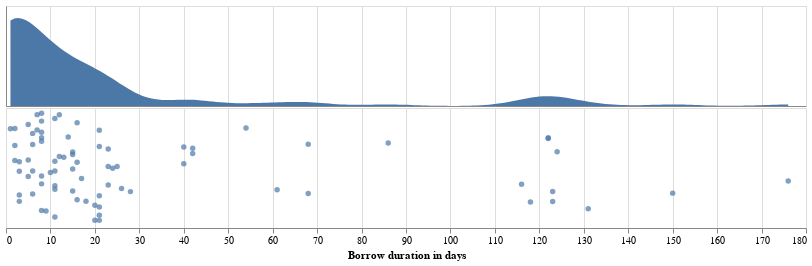

The notebook cell saved with this chart:
### Code cell
# use vertical concat to combine the two plots together
raincloud_plot = alt.vconcat(duration_density, stripplot).properties(
    # title='Distribution of borrow duration for Ernest Hemingway'
  ).configure_concat(
    spacing=0
)
raincloud_plot

### Figure 1 — Vega-Lite specification as saved in the notebook (floating-point values rounded to 4 significant figures)
{"config": {"view": {"continuousWidth": 400, "continuousHeight": 300}, "concat": {"spacing": 0}}, "vconcat": [{"mark": {"type": "area", "orient": "vertical"}, "encoding": {"x": {"axis": {"labels": false, "ticks": false}, "field": "borrow_duration", "title": null, "type": "quantitative"}, "y": {"axis": {"grid": false, "labels": false, "ticks": false, "values": [0]}, "field": "density", "title": null, "type": "quantitative"}}, "height": 100, "transform": [{"density": "borrow_duration_days", "as": ["borrow_duration", "density"]}], "width": 800}, {"mark": {"type": "circle", "size": 30}, "encoding": {"tooltip": [{"field": "item", "type": "nominal"}, {"field": "dates", "type": "nominal"}, {"field": "days out", "type": "quantitative"}], "x": {"axis": {"labels": true}, "field": "borrow_duration_days", "title": "Borrow duration in days", "type": "quantitative"}, "y": {"axis": null, "field": "jitter", "title": null, "type": "quantitative"}}, "height": 120, "transform": [{"calculate": "(random() / 200) - 0.0052", "as": "jitter"}], "width": 800}], "data": {"name": "data-62452f5e0ab8250c73feb42980b8d7b0"}, "$schema": "https://vega.github.io/schema/vega-lite/v4.17.0.json", "datasets": {"data-62452f5e0ab8250c73feb42980b8d7b0": [{"start_date": "1927-11", "end_date": "1927-12-07", "item_title": "The Bridge of San Luis Rey", "item_authors": "Wilder, Thornton", "item_year": 1927.0, "borrow_duration_days": null, "item": "The Bridge of San Luis Rey by Thornton Wilder (1927)", "dates": "1927-11 to 1927-12-07", "days out": "-"}, {"start_date": "1938-11", "end_date": null, "item_title": "The Education of Hyman Kaplan", "item_authors": "Rosten, Leo", "item_year": 1937.0, "borrow_duration_days": null, "item": "The Education of Hyman Kaplan by Leo Rosten (1937)", "dates": "1938-11 to -", "days out": "-"}, {"start_date": "1938-12", "end_date": null, "item_title": "New Masses", "item_authors": null, "item_year": null, "borrow_duration_days": null, "item": "New Masses", "dates": "1938-12 to -", "days out": "-"}, {"start_date": "1925-10-08", "end_date": null, "item_title": "Mammonart: An Essay in Economic Interpretation", "item_authors": "Sinclair, Upton", "item_year": 1925.0, "borrow_duration_days": null, "item": "Mammonart: An Essay in Economic Interpretation by Upton Sinclair (1925)", "dates": "1925-10-08 to -", "days out": "-"}, {"start_date": "1925-10-12", "end_date": "1925-10-27", "item_title": "Sentimental Education", "item_authors": "Flaubert, Gustave", "item_year": 1869.0, "borrow_duration_days": 15.0, "item": "Sentimental Education by Gustave Flaubert (1869)", "dates": "1925-10-12 to 1925-10-27", "days out": 15}, {"start_date": "1925-10-14", "end_date": "1925-10-22", "item_title": "Sailing Alone Around the World", "item_authors": "Slocum, Joshua", "item_year": 1900.0, "borrow_duration_days": 8.0, "item": "Sailing Alone Around the World by Joshua Slocum (1900)", "dates": "1925-10-14 to 1925-10-22", "days out": 8}, {"start_date": "1925-10-14", "end_date": "1925-10-22", "item_title": "The Sea and the Jungle", "item_authors": "Tomlinson, H. M.", "item_year": 1912.0, "borrow_duration_days": 8.0, "item": "The Sea and the Jungle by H. M. Tomlinson (1912)", "dates": "1925-10-14 to 1925-10-22", "days out": 8}, {"start_date": "1925-10-22", "end_date": "1925-11-16", "item_title": "A Sportsman's Sketches", "item_authors": "Turgenev, Ivan", "item_year": 1895.0, "borrow_duration_days": 25.0, "item": "A Sportsman's Sketches by Ivan Turgenev (1895)", "dates": "1925-10-22 to 1925-11-16", "days out": 25}, {"start_date": "1925-10-22", "end_date": "1925-10-27", "item_title": "A Lear of the Steppes and Other Stories", "item_authors": "Turgenev, Ivan", "item_year": 1898.0, "borrow_duration_days": 5.0, "item": "A Lear of the Steppes and Other Stories by Ivan Turgenev (1898)", "dates": "1925-10-22 to 1925-10-27", "days out": 5}, {"start_date": "1925-10-27", "end_date": "1925-11-16", "item_title": "The Torrents of Spring", "item_authors": "Turgenev, Ivan", "item_year": 1872.0, "borrow_duration_days": 20.0, "item": "The Torrents of Spring by Ivan Turgenev (1872)", "dates": "1925-10-27 to 1925-11-16", "days out": 20}, {"start_date": "1925-11-09", "end_date": "1925-11-24", "item_title": "The Bread of Deceit", "item_authors": "Lowndes, Marie Belloc", "item_year": 1925.0, "borrow_duration_days": 15.0, "item": "The Bread of Deceit by Marie Belloc Lowndes (1925)", "dates": "1925-11-09 to 1925-11-24", "days out": 15}, {"start_date": "1925-11-16", "end_date": "1925-11-24", "item_title": "The Travel Diary of a Philosopher", "item_authors": "Keyserling, Hermann von", "item_year": 1919.0, "borrow_duration_days": 8.0, "item": "The Travel Diary of a Philosopher by Hermann von Keyserling (1919)", "dates": "1925-11-16 to 1925-11-24", "days out": 8}, {"start_date": "1925-11-23", "end_date": "1925-12-10", "item_title": "A Parody Outline of History", "item_authors": "Stewart, Donald Ogden", "item_year": 1921.0, "borrow_duration_days": 17.0, "item": "A Parody Outline of History by Donald Ogden Stewart (1921)", "dates": "1925-11-23 to 1925-12-10", "days out": 17}, {"start_date": "1925-11-24", "end_date": "1925-12-01", "item_title": "More Tales of the Uneasy", "item_authors": "Hunt, Violet", "item_year": 1925.0, "borrow_duration_days": 7.0, "item": "More Tales of the Uneasy by Violet Hunt (1925)", "dates": "1925-11-24 to 1925-12-01", "days out": 7}, {"start_date": "1925-11-28", "end_date": "1925-12-01", "item_title": "The Terrible Hobby of Sir Joseph Londe", "item_authors": "Oppenheim, E. Phillips", "item_year": 1924.0, "borrow_duration_days": 3.0, "item": "The Terrible Hobby of Sir Joseph Londe by E. Phillips Oppenheim (1924)", "dates": "1925-11-28 to 1925-12-01", "days out": 3}, {"start_date": "1925-12-01", "end_date": "1925-12-10", "item_title": "The Charterhouse of Parma", "item_authors": "Stendhal", "item_year": 1839.0, "borrow_duration_days": 9.0, "item": "The Charterhouse of Parma by Stendhal (1839)", "dates": "1925-12-01 to 1925-12-10", "days out": 9}, {"start_date": "1925-12-10", "end_date": "1926-04-13", "item_title": "Children of the Age", "item_authors": "Hamsun, Knut", "item_year": 1924.0, "borrow_duration_days": 124.0, "item": "Children of the Age by Knut Hamsun (1924)", "dates": "1925-12-10 to 1926-04-13", "days out": 124}, {"start_date": "1925-12-10", "end_date": "1926-01-19", "item_title": "Fathers and Children", "item_authors": "Turgenev, Ivan", "item_year": 1895.0, "borrow_duration_days": 40.0, "item": "Fathers and Children by Ivan Turgenev (1895)", "dates": "1925-12-10 to 1926-01-19", "days out": 40}, {"start_date": "1925-12-10", "end_date": "1926-02-02", "item_title": "A House of Gentlefolk: A Novel", "item_authors": "Turgenev, Ivan", "item_year": 1894.0, "borrow_duration_days": 54.0, "item": "A House of Gentlefolk: A Novel by Ivan Turgenev (1894)", "dates": "1925-12-10 to 1926-02-02", "days out": 54}, {"start_date": "1925-12-10", "end_date": "1926-01-19", "item_title": "Buddenbrooks", "item_authors": "Mann, Thomas", "item_year": 1924.0, "borrow_duration_days": 40.0, "item": "Buddenbrooks by Thomas Mann (1924)", "dates": "1925-12-10 to 1926-01-19", "days out": 40}, {"start_date": "1926-01-28", "end_date": "1926-02-02", "item_title": "The Doctor Looks at Literature: Psychological Studies of Life and Letters", "item_authors": "Collins, Joseph", "item_year": 1923.0, "borrow_duration_days": 5.0, "item": "The Doctor Looks at Literature: Psychological Studies of Life and Letters by Joseph Collins (1923)", "dates": "1926-01-28 to 1926-02-02", "days out": 5}, {"start_date": "1926-01-30", "end_date": "1926-01-30", "item_title": "Bull Fighting", "item_authors": null, "item_year": null, "borrow_duration_days": null, "item": "Bull Fighting", "dates": "1926-01-30 to 1926-01-30", "days out": "-"}, {"start_date": "1926-03-29", "end_date": "1926-05-10", "item_title": "The Best Short Stories of 1925: And the Yearbook of the American Short Story", "item_authors": null, "item_year": 1926.0, "borrow_duration_days": 42.0, "item": "The Best Short Stories of 1925: And the Yearbook of the American Short Story (1926)", "dates": "1926-03-29 to 1926-05-10", "days out": 42}, {"start_date": "1926-04-01", "end_date": "1926-04-13", "item_title": "The Flurried Years", "item_authors": "Hunt, Violet", "item_year": 1926.0, "borrow_duration_days": 12.0, "item": "The Flurried Years by Violet Hunt (1926)", "dates": "1926-04-01 to 1926-04-13", "days out": 12}, {"start_date": "1926-04-11", "end_date": "1926-04-24", "item_title": "Along the Road: Notes and Essays of a Tourist", "item_authors": "Huxley, Aldous", "item_year": 1925.0, "borrow_duration_days": 13.0, "item": "Along the Road: Notes and Essays of a Tourist by Aldous Huxley (1925)", "dates": "1926-04-11 to 1926-04-24", "days out": 13}, {"start_date": "1926-04-13", "end_date": "1926-04-24", "item_title": "Strait Is the Gate", "item_authors": "Gide, André", "item_year": 1924.0, "borrow_duration_days": 11.0, "item": "Strait Is the Gate by André Gide (1924)", "dates": "1926-04-13 to 1926-04-24", "days out": 11}, {"start_date": "1926-04-17", "end_date": "1926-04-24", "item_title": "Selected Poems of Carl Sandburg", "item_authors": "Sandburg, Carl", "item_year": 1926.0, "borrow_duration_days": 7.0, "item": "Selected Poems of Carl Sandburg by Carl Sandburg (1926)", "dates": "1926-04-17 to 1926-04-24", "days out": 7}, {"start_date": "1926-04-21", "end_date": null, "item_title": "The Crime at Vanderlynden's", "item_authors": "Mottram, R. H.", "item_year": 1926.0, "borrow_duration_days": null, "item": "The Crime at Vanderlynden's by R. H. Mottram (1926)", "dates": "1926-04-21 to -", "days out": "-"}, {"start_date": "1926-04-26", "end_date": null, "item_title": "Early Poems and Stories", "item_authors": "Yeats, William Butler", "item_year": 1925.0, "borrow_duration_days": null, "item": "Early Poems and Stories by William Butler Yeats (1925)", "dates": "1926-04-26 to -", "days out": "-"}, {"start_date": "1926-04-29", "end_date": null, "item_title": "An Outcast of the Islands", "item_authors": "Conrad, Joseph", "item_year": 1896.0, "borrow_duration_days": null, "item": "An Outcast of the Islands by Joseph Conrad (1896)", "dates": "1926-04-29 to -", "days out": "-"}, {"start_date": "1926-05-04", "end_date": "1926-10-01", "item_title": "Far Away and Long Ago", "item_authors": "Hudson, W. H.", "item_year": 1918.0, "borrow_duration_days": 150.0, "item": "Far Away and Long Ago by W. H. Hudson (1918)", "dates": "1926-05-04 to 1926-10-01", "days out": 150}, {"start_date": "1926-05-04", "end_date": "1926-05-10", "item_title": "Steeplejack", "item_authors": "Huneker, James", "item_year": 1920.0, "borrow_duration_days": 6.0, "item": "Steeplejack by James Huneker (1920)", "dates": "1926-05-04 to 1926-05-10", "days out": 6}, {"start_date": "1926-05-04", "end_date": "1926-05-10", "item_title": "Egoists, a Book of Supermen: Stendhal, Baudelaire, Flaubert, Anatole France, Huysmans, Barrès, Nietzsche, Blake, Ibsen, Stirner, and Ernest Hello", "item_authors": "Huneker, James", "item_year": 1909.0, "borrow_duration_days": 6.0, "item": "Egoists, a Book of Supermen: Stendhal, Baudelaire, Flaubert, Anatole France, Huysmans, Barrès, Nietzsche, Blake, Ibsen, Stirner, and Ernest Hello by James Huneker (1909)", "dates": "1926-05-04 to 1926-05-10", "days out": 6}, {"start_date": "1926-05-05", "end_date": "1926-09-13", "item_title": "Thus Spake Zarathustra: A Book for All and None", "item_authors": "Nietzsche, Friedrich", "item_year": 1883.0, "borrow_duration_days": 131.0, "item": "Thus Spake Zarathustra: A Book for All and None by Friedrich Nietzsche (1883)", "dates": "1926-05-05 to 1926-09-13", "days out": 131}, {"start_date": "1926-05-10", "end_date": "1926-09-10", "item_title": "The Two Friends and Other Stories", "item_authors": "Turgenev, Ivan", "item_year": 1921.0, "borrow_duration_days": 123.0, "item": "The Two Friends and Other Stories by Ivan Turgenev (1921)", "dates": "1926-05-10 to 1926-09-10", "days out": 123}, {"start_date": "1926-05-10", "end_date": "1926-11-02", "item_title": "Knock Knock Knock and Other Stories", "item_authors": "Turgenev, Ivan", "item_year": 1922.0, "borrow_duration_days": 176.0, "item": "Knock Knock Knock and Other Stories by Ivan Turgenev (1922)", "dates": "1926-05-10 to 1926-11-02", "days out": 176}, {"start_date": "1926-05-10", "end_date": "1926-09-10", "item_title": "On the Eve", "item_authors": "Turgenev, Ivan", "item_year": 1895.0, "borrow_duration_days": 123.0, "item": "On the Eve by Ivan Turgenev (1895)", "dates": "1926-05-10 to 1926-09-10", "days out": 123}, {"start_date": "1926-05-14", "end_date": "1926-09-13", "item_title": "The Problems of Philosophy", "item_authors": "Russell, Bertrand", "item_year": 1912.0, "borrow_duration_days": 122.0, "item": "The Problems of Philosophy by Bertrand Russell (1912)", "dates": "1926-05-14 to 1926-09-13", "days out": 122}, {"start_date": "1926-08-26", "end_date": "1926-09-10", "item_title": "A Mirror to France", "item_authors": "Ford, Ford Madox", "item_year": 1926.0, "borrow_duration_days": 15.0, "item": "A Mirror to France by Ford Madox Ford (1926)", "dates": "1926-08-26 to 1926-09-10", "days out": 15}, {"start_date": "1926-09-10", "end_date": "1926-10-01", "item_title": "Paul Cézanne", "item_authors": null, "item_year": null, "borrow_duration_days": 21.0, "item": "Paul Cézanne", "dates": "1926-09-10 to 1926-10-01", "days out": 21}, {"start_date": "1926-09-10", "end_date": "1926-10-01", "item_title": "A Sportsman's Sketches", "item_authors": "Turgenev, Ivan", "item_year": 1895.0, "borrow_duration_days": 21.0, "item": "A Sportsman's Sketches by Ivan Turgenev (1895)", "dates": "1926-09-10 to 1926-10-01", "days out": 21}, {"start_date": "1926-09-25", "end_date": "1926-10-01", "item_title": "The New Republic", "item_authors": null, "item_year": null, "borrow_duration_days": 6.0, "item": "The New Republic", "dates": "1926-09-25 to 1926-10-01", "days out": 6}, {"start_date": "1926-10-01", "end_date": "1926-10-11", "item_title": "Mastro-don Gesualdo", "item_authors": "Verga, Giovanni", "item_year": 1923.0, "borrow_duration_days": 10.0, "item": "Mastro-don Gesualdo by Giovanni Verga (1923)", "dates": "1926-10-01 to 1926-10-11", "days out": 10}, {"start_date": "1926-10-11", "end_date": null, "item_title": "The Life, Work, and Evil Fate of Guy de Maupassant", "item_authors": "Sherard, Robert Harborough", "item_year": 1926.0, "borrow_duration_days": null, "item": "The Life, Work, and Evil Fate of Guy de Maupassant by Robert Harborough Sherard (1926)", "dates": "1926-10-11 to -", "days out": "-"}, {"start_date": "1926-10-11", "end_date": null, "item_title": "Americana", "item_authors": null, "item_year": null, "borrow_duration_days": null, "item": "Americana", "dates": "1926-10-11 to -", "days out": "-"}, {"start_date": "1926-10-29", "end_date": "1927-02-28", "item_title": "On the Trail of Ancient Man", "item_authors": "Andrews, Roy Chapman", "item_year": 1926.0, "borrow_duration_days": 122.0, "item": "On the Trail of Ancient Man by Roy Chapman Andrews (1926)", "dates": "1926-10-29 to 1927-02-28", "days out": 122}, {"start_date": "1926-11-04", "end_date": "1927-02-28", "item_title": "Composition as Explanation", "item_authors": "Stein, Gertrude", "item_year": 1926.0, "borrow_duration_days": 116.0, "item": "Composition as Explanation by Gertrude Stein (1926)", "dates": "1926-11-04 to 1927-02-28", "days out": 116}, {"start_date": "1926-11-18", "end_date": null, "item_title": "The Sailor's Return", "item_authors": "Garnett, David", "item_year": 1925.0, "borrow_duration_days": null, "item": "The Sailor's Return by David Garnett (1925)", "dates": "1926-11-18 to -", "days out": "-"}, {"start_date": "1926-12-16", "end_date": "1927-03-12", "item_title": "The Spanish Journey", "item_authors": "Meier-Graefe, Julius", "item_year": 1926.0, "borrow_duration_days": 86.0, "item": "The Spanish Journey by Julius Meier-Graefe (1926)", "dates": "1926-12-16 to 1927-03-12", "days out": 86}, {"start_date": "1927-03-01", "end_date": "1927-03-12", "item_title": "Go She Must!", "item_authors": "Garnett, David", "item_year": 1927.0, "borrow_duration_days": 11.0, "item": "Go She Must! by David Garnett (1927)", "dates": "1927-03-01 to 1927-03-12", "days out": 11}, {"start_date": "1927-04-23", "end_date": null, "item_title": "The Inquisition from Its Establishment to the Great Schism", "item_authors": "Maycock, A. L.", "item_year": 1927.0, "borrow_duration_days": null, "item": "The Inquisition from Its Establishment to the Great Schism by A. L. Maycock (1927)", "dates": "1927-04-23 to -", "days out": "-"}, {"start_date": "1927-05-31", "end_date": null, "item_title": "Parnell", "item_authors": "Ervine, St. John G.", "item_year": 1925.0, "borrow_duration_days": null, "item": "Parnell by St. John G. Ervine (1925)", "dates": "1927-05-31 to -", "days out": "-"}, {"start_date": "1927-06-11", "end_date": "1927-06-13", "item_title": "The Story of a Wonder Man: Being the Autobiography of Ring Lardner", "item_authors": "Lardner, Ring", "item_year": 1927.0, "borrow_duration_days": 2.0, "item": "The Story of a Wonder Man: Being the Autobiography of Ring Lardner by Ring Lardner (1927)", "dates": "1927-06-11 to 1927-06-13", "days out": 2}, {"start_date": "1927-06-11", "end_date": null, "item_title": "transition", "item_authors": null, "item_year": null, "borrow_duration_days": null, "item": "transition", "dates": "1927-06-11 to -", "days out": "-"}, {"start_date": "1927-09-20", "end_date": "1927-10-18", "item_title": "The Grandmothers: A Family Portrait", "item_authors": "Wescott, Glenway", "item_year": 1927.0, "borrow_duration_days": 28.0, "item": "The Grandmothers: A Family Portrait by Glenway Wescott (1927)", "dates": "1927-09-20 to 1927-10-18", "days out": 28}, {"start_date": "1927-10-18", "end_date": "1927-10-19", "item_title": "Time and Western Man", "item_authors": "Lewis, Wyndham", "item_year": 1927.0, "borrow_duration_days": 1.0, "item": "Time and Western Man by Wyndham Lewis (1927)", "dates": "1927-10-18 to 1927-10-19", "days out": 1}, {"start_date": "1927-10-19", "end_date": "1927-10-25", "item_title": "The Black Cap: New Stories of Murder and Mystery", "item_authors": null, "item_year": 1927.0, "borrow_duration_days": 6.0, "item": "The Black Cap: New Stories of Murder and Mystery (1927)", "dates": "1927-10-19 to 1927-10-25", "days out": 6}, {"start_date": "1927-10-25", "end_date": "1927-11-15", "item_title": "Barnum's Own Story", "item_authors": "Barnum, P. T.", "item_year": 1927.0, "borrow_duration_days": 21.0, "item": "Barnum's Own Story by P. T. Barnum (1927)", "dates": "1927-10-25 to 1927-11-15", "days out": 21}, {"start_date": "1927-10-25", "end_date": "1927-11-15", "item_title": "Mother India", "item_authors": "Mayo, Katherine", "item_year": 1927.0, "borrow_duration_days": 21.0, "item": "Mother India by Katherine Mayo (1927)", "dates": "1927-10-25 to 1927-11-15", "days out": 21}, {"start_date": "1927-11-14", "end_date": "1927-12-07", "item_title": "The Dial", "item_authors": null, "item_year": null, "borrow_duration_days": 23.0, "item": "The Dial", "dates": "1927-11-14 to 1927-12-07", "days out": 23}, {"start_date": "1927-11-14", "end_date": "1927-11-26", "item_title": "The Story of Ivy", "item_authors": "Lowndes, Marie Belloc", "item_year": 1927.0, "borrow_duration_days": 12.0, "item": "The Story of Ivy by Marie Belloc Lowndes (1927)", "dates": "1927-11-14 to 1927-11-26", "days out": 12}, {"start_date": "1927-11-23", "end_date": "1927-12-07", "item_title": "Shadow River", "item_authors": "Smith, Walton Hall", "item_year": 1927.0, "borrow_duration_days": 14.0, "item": "Shadow River by Walton Hall Smith (1927)", "dates": "1927-11-23 to 1927-12-07", "days out": 14}, {"start_date": "1927-11-26", "end_date": "1927-12-07", "item_title": "Before the Bombardment", "item_authors": "Sitwell, Osbert", "item_year": 1926.0, "borrow_duration_days": 11.0, "item": "Before the Bombardment by Osbert Sitwell (1926)", "dates": "1927-11-26 to 1927-12-07", "days out": 11}, {"start_date": "1927-12-07", "end_date": "1928-02-06", "item_title": "Gallions Reach", "item_authors": "Tomlinson, H. M.", "item_year": 1927.0, "borrow_duration_days": 61.0, "item": "Gallions Reach by H. M. Tomlinson (1927)", "dates": "1927-12-07 to 1928-02-06", "days out": 61}, {"start_date": "1927-12-07", "end_date": "1928-02-13", "item_title": "The Gambler", "item_authors": "Dostoyevsky, Fyodor", "item_year": 1866.0, "borrow_duration_days": 68.0, "item": "The Gambler by Fyodor Dostoyevsky (1866)", "dates": "1927-12-07 to 1928-02-13", "days out": 68}, {"start_date": "1927-12-07", "end_date": "1928-02-13", "item_title": "The Insulted and Injured", "item_authors": "Dostoyevsky, Fyodor", "item_year": 1915.0, "borrow_duration_days": 68.0, "item": "The Insulted and Injured by Fyodor Dostoyevsky (1915)", "dates": "1927-12-07 to 1928-02-13", "days out": 68}, {"start_date": "1928-02-04", "end_date": "1928-02-24", "item_title": "Lawrence and the Arabs", "item_authors": "Graves, Robert", "item_year": 1927.0, "borrow_duration_days": 20.0, "item": "Lawrence and the Arabs by Robert Graves (1927)", "dates": "1928-02-04 to 1928-02-24", "days out": 20}, {"start_date": "1928-02-09", "end_date": "1928-03-03", "item_title": "The Torrents of Spring", "item_authors": "Turgenev, Ivan", "item_year": 1872.0, "borrow_duration_days": 23.0, "item": "The Torrents of Spring by Ivan Turgenev (1872)", "dates": "1928-02-09 to 1928-03-03", "days out": 23}, {"start_date": "1928-02-11", "end_date": "1928-03-03", "item_title": "Recollections of the Irish War", "item_authors": "Figgis, Darrell", "item_year": 1927.0, "borrow_duration_days": 21.0, "item": "Recollections of the Irish War by Darrell Figgis (1927)", "dates": "1928-02-11 to 1928-03-03", "days out": 21}, {"start_date": "1928-02-11", "end_date": "1928-02-13", "item_title": "The Riddle of the Irish", "item_authors": "Molony, J. Chartres", "item_year": 1927.0, "borrow_duration_days": 2.0, "item": "The Riddle of the Irish by J. Chartres Molony (1927)", "dates": "1928-02-11 to 1928-02-13", "days out": 2}, {"start_date": "1928-02-13", "end_date": "1928-02-28", "item_title": "The World's Illusion", "item_authors": "Wassermann, Jakob", "item_year": 1920.0, "borrow_duration_days": 15.0, "item": "The World's Illusion by Jakob Wassermann (1920)", "dates": "1928-02-13 to 1928-02-28", "days out": 15}, {"start_date": "1928-02-24", "end_date": "1928-03-03", "item_title": "The Emperor Jones", "item_authors": "O'Neill, Eugene", "item_year": 1921.0, "borrow_duration_days": 8.0, "item": "The Emperor Jones by Eugene O'Neill (1921)", "dates": "1928-02-24 to 1928-03-03", "days out": 8}, {"start_date": "1928-02-24", "end_date": "1928-03-03", "item_title": "The Plough and the Stars", "item_authors": "O'Casey, Sean", "item_year": 1926.0, "borrow_duration_days": 8.0, "item": "The Plough and the Stars by Sean O'Casey (1926)", "dates": "1928-02-24 to 1928-03-03", "days out": 8}, {"start_date": "1928-02-28", "end_date": null, "item_title": "The Magic Mountain", "item_authors": "Mann, Thomas", "item_year": 1927.0, "borrow_duration_days": null, "item": "The Magic Mountain by Thomas Mann (1927)", "dates": "1928-02-28 to -", "days out": "-"}, {"start_date": "1928-03-03", "end_date": "1928-03-08", "item_title": "The Wonder Book of the Wild: The Romance of Exploration and Big Game Stalking", "item_authors": "Golding, Harry", "item_year": 1924.0, "borrow_duration_days": 5.0, "item": "The Wonder Book of the Wild: The Romance of Exploration and Big Game Stalking by Harry Golding (1924)", "dates": "1928-03-03 to 1928-03-08", "days out": 5}, {"start_date": "1928-03-08", "end_date": null, "item_title": "Genius and Character", "item_authors": "Ludwig, Emil", "item_year": 1927.0, "borrow_duration_days": null, "item": "Genius and Character by Emil Ludwig (1927)", "dates": "1928-03-08 to -", "days out": "-"}, {"start_date": "1929-04-23", "end_date": null, "item_title": "The Dial", "item_authors": null, "item_year": null, "borrow_duration_days": null, "item": "The Dial", "dates": "1929-04-23 to -", "days out": "-"}, {"start_date": "1929-04-23", "end_date": "1929-05-16", "item_title": "The Autobiography of Lord Alfred Douglas", "item_authors": "Douglas, Alfred", "item_year": 1929.0, "borrow_duration_days": 23.0, "item": "The Autobiography of Lord Alfred Douglas by Alfred Douglas (1929)", "dates": "1929-04-23 to 1929-05-16", "days out": 23}, {"start_date": "1929-04-23", "end_date": "1929-05-14", "item_title": "Zola and His Time", "item_authors": "Josephson, Matthew", "item_year": 1928.0, "borrow_duration_days": 21.0, "item": "Zola and His Time by Matthew Josephson (1928)", "dates": "1929-04-23 to 1929-05-14", "days out": 21}, {"start_date": "1929-04-26", "end_date": null, "item_title": "The Dial", "item_authors": null, "item_year": null, "borrow_duration_days": null, "item": "The Dial", "dates": "1929-04-26 to -", "days out": "-"}, {"start_date": "1929-04-26", "end_date": "1929-05-14", "item_title": "The Guillotine and Its Servants", "item_authors": "Lenotre, G.", "item_year": 1929.0, "borrow_duration_days": 18.0, "item": "The Guillotine and Its Servants by G. Lenotre (1929)", "dates": "1929-04-26 to 1929-05-14", "days out": 18}, {"start_date": "1929-05-16", "end_date": null, "item_title": "Life in the Middle Ages", "item_authors": null, "item_year": 1928.0, "borrow_duration_days": null, "item": "Life in the Middle Ages (1928)", "dates": "1929-05-16 to -", "days out": "-"}, {"start_date": "1929-05-21", "end_date": "1929-07-02", "item_title": "Dostoevsky Portrayed by His Wife: The Diary and Reminiscences of Mme Dostoevsky", "item_authors": "Dostoevskaia, Anna", "item_year": 1926.0, "borrow_duration_days": 42.0, "item": "Dostoevsky Portrayed by His Wife: The Diary and Reminiscences of Mme Dostoevsky by Anna Dostoevskaia (1926)", "dates": "1929-05-21 to 1929-07-02", "days out": 42}, {"start_date": "1929-06-03", "end_date": "1929-06-05", "item_title": "A Bookman's Daybook", "item_authors": "Rascoe, Burton", "item_year": 1929.0, "borrow_duration_days": 2.0, "item": "A Bookman's Daybook by Burton Rascoe (1929)", "dates": "1929-06-03 to 1929-06-05", "days out": 2}, {"start_date": "1929-06-05", "end_date": "1929-06-21", "item_title": "Three Lives", "item_authors": "Stein, Gertrude", "item_year": 1909.0, "borrow_duration_days": 16.0, "item": "Three Lives by Gertrude Stein (1909)", "dates": "1929-06-05 to 1929-06-21", "days out": 16}, {"start_date": "1929-06-21", "end_date": "1929-06-24", "item_title": "Contemporary Russian Literature: 1881 – 1925", "item_authors": "Mirsky, D. S.", "item_year": 1926.0, "borrow_duration_days": 3.0, "item": "Contemporary Russian Literature: 1881 – 1925 by D. S. Mirsky (1926)", "dates": "1929-06-21 to 1929-06-24", "days out": 3}, {"start_date": "1929-06-24", "end_date": null, "item_title": "Round the Green Cloth", "item_authors": "Chester, Samuel Beach", "item_year": 1928.0, "borrow_duration_days": null, "item": "Round the Green Cloth by Samuel Beach Chester (1928)", "dates": "1929-06-24 to -", "days out": "-"}, {"start_date": "1929-06-29", "end_date": "1929-07-02", "item_title": "Politicians and the War, 1914 – 1916", "item_authors": "Beaverbrook, Max Aitken", "item_year": 1928.0, "borrow_duration_days": 3.0, "item": "Politicians and the War, 1914 – 1916 by Max Aitken Beaverbrook (1928)", "dates": "1929-06-29 to 1929-07-02", "days out": 3}, {"start_date": "1929-09-19", "end_date": "1929-09-27", "item_title": "This Quarter", "item_authors": null, "item_year": null, "borrow_duration_days": 8.0, "item": "This Quarter", "dates": "1929-09-19 to 1929-09-27", "days out": 8}, {"start_date": "1929-09-19", "end_date": null, "item_title": "War", "item_authors": "Renn, Ludwig", "item_year": 1929.0, "borrow_duration_days": null, "item": "War by Ludwig Renn (1929)", "dates": "1929-09-19 to -", "days out": "-"}, {"start_date": "1929-09-19", "end_date": "1929-09-27", "item_title": "Lady Chatterley's Lover", "item_authors": "Lawrence, D. H.", "item_year": 1928.0, "borrow_duration_days": 8.0, "item": "Lady Chatterley's Lover by D. H. Lawrence (1928)", "dates": "1929-09-19 to 1929-09-27", "days out": 8}, {"start_date": "1929-09-25", "end_date": "1929-10-19", "item_title": "Adventures of Sir Walter Raleigh", "item_authors": null, "item_year": null, "borrow_duration_days": 24.0, "item": "Adventures of Sir Walter Raleigh", "dates": "1929-09-25 to 1929-10-19", "days out": 24}, {"start_date": "1929-09-27", "end_date": "1930-01-23", "item_title": "The Idiot", "item_authors": "Dostoyevsky, Fyodor", "item_year": 1874.0, "borrow_duration_days": 118.0, "item": "The Idiot by Fyodor Dostoyevsky (1874)", "dates": "1929-09-27 to 1930-01-23", "days out": 118}, {"start_date": "1929-09-27", "end_date": null, "item_title": "On the Eve", "item_authors": "Turgenev, Ivan", "item_year": 1895.0, "borrow_duration_days": null, "item": "On the Eve by Ivan Turgenev (1895)", "dates": "1929-09-27 to -", "days out": "-"}, {"start_date": "1929-09-27", "end_date": null, "item_title": "A Sportsman's Sketches", "item_authors": "Turgenev, Ivan", "item_year": 1895.0, "borrow_duration_days": null, "item": "A Sportsman's Sketches by Ivan Turgenev (1895)", "dates": "1929-09-27 to -", "days out": "-"}, {"start_date": "1929-10-11", "end_date": "1929-10-19", "item_title": "Balzac in Slippers", "item_authors": "Gozlan, Léon", "item_year": 1929.0, "borrow_duration_days": 8.0, "item": "Balzac in Slippers by Léon Gozlan (1929)", "dates": "1929-10-11 to 1929-10-19", "days out": 8}, {"start_date": "1931-09-07", "end_date": "1931-09-23", "item_title": "The Virgin and the Gipsy", "item_authors": "Lawrence, D. H.", "item_year": 1930.0, "borrow_duration_days": 16.0, "item": "The Virgin and the Gipsy by D. H. Lawrence (1930)", "dates": "1931-09-07 to 1931-09-23", "days out": 16}, {"start_date": "1931-09-07", "end_date": "1931-09-23", "item_title": "Pagany: A Native Quarterly", "item_authors": null, "item_year": null, "borrow_duration_days": 16.0, "item": "Pagany: A Native Quarterly", "dates": "1931-09-07 to 1931-09-23", "days out": 16}, {"start_date": "1933-11-10", "end_date": "1933-11-21", "item_title": "Discursions on Travel Art and Life", "item_authors": "Sitwell, Osbert", "item_year": 1925.0, "borrow_duration_days": 11.0, "item": "Discursions on Travel Art and Life by Osbert Sitwell (1925)", "dates": "1933-11-10 to 1933-11-21", "days out": 11}, {"start_date": "1933-11-10", "end_date": "1933-11-21", "item_title": "Sober Truth: A Collection of Nineteenth-Century Episodes, Fantastic, Grotesque and Mysterious", "item_authors": null, "item_year": 1930.0, "borrow_duration_days": 11.0, "item": "Sober Truth: A Collection of Nineteenth-Century Episodes, Fantastic, Grotesque and Mysterious (1930)", "dates": "1933-11-10 to 1933-11-21", "days out": 11}, {"start_date": "1933-11-10", "end_date": "1933-11-21", "item_title": "The Men of Ness", "item_authors": "Linklater, Eric", "item_year": 1932.0, "borrow_duration_days": 11.0, "item": "The Men of Ness by Eric Linklater (1932)", "dates": "1933-11-10 to 1933-11-21", "days out": 11}, {"start_date": "1933-11-10", "end_date": null, "item_title": "The Orators", "item_authors": "Auden, W. H.", "item_year": 1932.0, "borrow_duration_days": null, "item": "The Orators by W. H. Auden (1932)", "dates": "1933-11-10 to -", "days out": "-"}, {"start_date": "1937-05-07", "end_date": null, "item_title": "New Writing", "item_authors": null, "item_year": null, "borrow_duration_days": null, "item": "New Writing", "dates": "1937-05-07 to -", "days out": "-"}, {"start_date": "1937-05-07", "end_date": null, "item_title": "Something of Myself: For My Friends Known and Unknown", "item_authors": "Kipling, Rudyard", "item_year": 1937.0, "borrow_duration_days": null, "item": "Something of Myself: For My Friends Known and Unknown by Rudyard Kipling (1937)", "dates": "1937-05-07 to -", "days out": "-"}, {"start_date": "1937-05-07", "end_date": null, "item_title": "New Writing", "item_authors": null, "item_year": null, "borrow_duration_days": null, "item": "New Writing", "dates": "1937-05-07 to -", "days out": "-"}, {"start_date": "1938-09-07", "end_date": null, "item_title": "Life and Death of a Spanish Town", "item_authors": "Paul, Elliot", "item_year": 1937.0, "borrow_duration_days": null, "item": "Life and Death of a Spanish Town by Elliot Paul (1937)", "dates": "1938-09-07 to -", "days out": "-"}, {"start_date": "1938-09-07", "end_date": "1938-09-10", "item_title": "The Dead Don't Care", "item_authors": "Latimer, Jonathan", "item_year": 1938.0, "borrow_duration_days": 3.0, "item": "The Dead Don't Care by Jonathan Latimer (1938)", "dates": "1938-09-07 to 1938-09-10", "days out": 3}, {"start_date": "1938-09-30", "end_date": "1938-10-26", "item_title": "Homage to Catalonia", "item_authors": "Orwell, George", "item_year": 1938.0, "borrow_duration_days": 26.0, "item": "Homage to Catalonia by George Orwell (1938)", "dates": "1938-09-30 to 1938-10-26", "days out": 26}, {"start_date": "1938-10-26", "end_date": null, "item_title": "Saturday Review of Literature", "item_authors": null, "item_year": null, "borrow_duration_days": null, "item": "Saturday Review of Literature", "dates": "1938-10-26 to -", "days out": "-"}, {"start_date": "1938-10-26", "end_date": null, "item_title": "Saturday Review of Literature", "item_authors": null, "item_year": null, "borrow_duration_days": null, "item": "Saturday Review of Literature", "dates": "1938-10-26 to -", "days out": "-"}, {"start_date": "1938-10-26", "end_date": null, "item_title": "Saturday Review of Literature", "item_authors": null, "item_year": null, "borrow_duration_days": null, "item": "Saturday Review of Literature", "dates": "1938-10-26 to -", "days out": "-"}, {"start_date": "1938-10-26", "end_date": null, "item_title": "Saturday Review of Literature", "item_authors": null, "item_year": null, "borrow_duration_days": null, "item": "Saturday Review of Literature", "dates": "1938-10-26 to -", "days out": "-"}, {"start_date": "1938-10-26", "end_date": null, "item_title": "Saturday Review of Literature", "item_authors": null, "item_year": null, "borrow_duration_days": null, "item": "Saturday Review of Literature", "dates": "1938-10-26 to -", "days out": "-"}, {"start_date": "1938-10-26", "end_date": null, "item_title": "Saturday Review of Literature", "item_authors": null, "item_year": null, "borrow_duration_days": null, "item": "Saturday Review of Literature", "dates": "1938-10-26 to -", "days out": "-"}, {"start_date": "1938-10-26", "end_date": null, "item_title": "Saturday Review of Literature", "item_authors": null, "item_year": null, "borrow_duration_days": null, "item": "Saturday Review of Literature", "dates": "1938-10-26 to -", "days out": "-"}, {"start_date": "1938-10-26", "end_date": null, "item_title": "Saturday Review of Literature", "item_authors": null, "item_year": null, "borrow_duration_days": null, "item": "Saturday Review of Literature", "dates": "1938-10-26 to -", "days out": "-"}, {"start_date": "1938-10-26", "end_date": null, "item_title": "Saturday Review of Literature", "item_authors": null, "item_year": null, "borrow_duration_days": null, "item": "Saturday Review of Literature", "dates": "1938-10-26 to -", "days out": "-"}]}}
